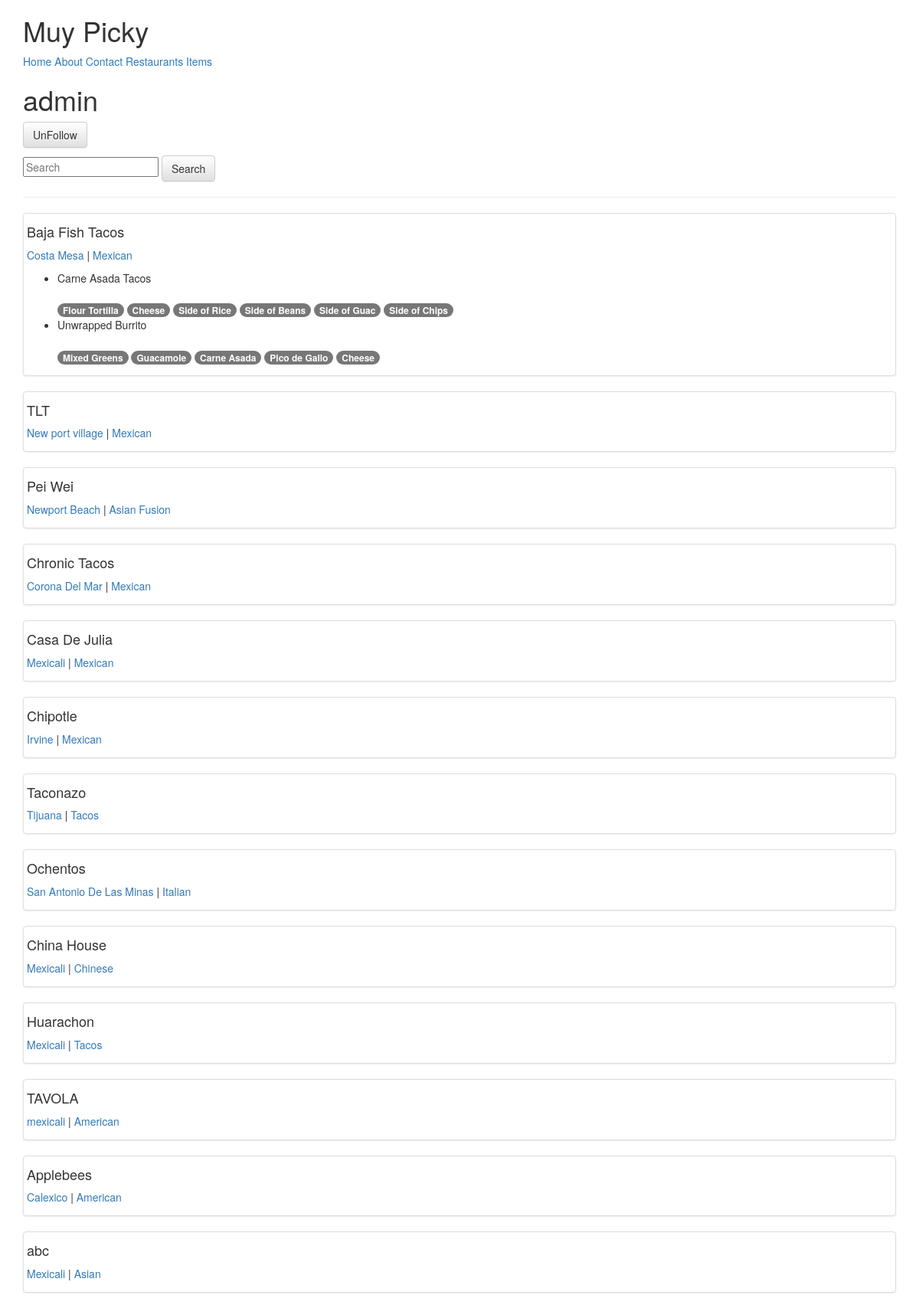
The app's page /u/admin/ (signed in) with its own data.
### restaurants/models.py (models this page shows, shortened)
class RestaurantLocation(models.Model):
    owner       =    models.ForeignKey(User)
    name        =    models.CharField(max_length=120)
    location    =    models.CharField(max_length=120, null = True, blank = True)
    category    =    models.CharField(max_length=120, null=True, blank=True, validators=[validate_category])
    timestamp   =    models.DateTimeField(auto_now_add=True)
    updated     =    models.DateTimeField(auto_now=True)
    slug        =    models.SlugField(null=True, blank=True)
    objects = RestaurantLocationManager()
    @property
    def title(self):
        return self.name

### menus/models.py (models this page shows, shortened)
class Item(models.Model):
    user         = models.ForeignKey(settings.AUTH_USER_MODEL)
    restaurant   = models.ForeignKey(RestaurantLocation)
    name         = models.CharField(max_length=120)
    contents     = models.TextField(help_text='Separate each item by comma')
    excludes     = models.TextField(blank=True, null= True, help_text='Separate each item by comma')
    public       = models.BooleanField(default=True)
    timestamp    = models.DateTimeField(auto_now_add=True)
    updated      = models.DateTimeField(auto_now=True)
    class Meta:
        ordering =['-updated', '-timestamp']
    def get_contents(self):
        return self.contents.split(",")

### profiles/views.py (the view)
# urls.py: url(r'^(?P<username>[\w-]+)/$',ProfileDetailView.as_view(), name='detail' ),
class ProfileDetailView(DetailView):
    queryset = User.objects.filter(is_active=True)
    template_name = 'profiles/user.html'
    def get_object(self):
        username = self.kwargs.get("username")
        if username is None:
            raise Http404
        return get_object_or_404(User, username__iexact=username, is_active = True)
    def get_context_data(self, *args, **kwargs):
        context = super(ProfileDetailView, self).get_context_data(*args,**kwargs)
        user = context['user']
        is_following=False
        if user.profile in self.request.user.is_following.all():
            is_following=True
        context['is_following']=is_following
        query = self.request.GET.get('q')
        items_exists = Item.objects.filter(user=user).exists()
        qs = RestaurantLocation.objects.filter(owner=user).search(query)
        if items_exists and qs.exists():
            context['locations'] = qs
        return context

### restaurants/models.py (called while the page is built, shortened)
    def search(self,query):
        return self

    def get_queryset(self):
        return RestaurantLocationQuerySet(self.model, using= self._db)

### profiles/templates/profiles/user.html
{% extends "base.html" %}
{% block content %}
<h1> {{ user.username }}</h1>
<p>{% include 'profiles/snippet/follow_form.html' with username=user.username is_following=is_following %}</p>
<form class='form' method='GET' action='.'>
    <input type='text' placeholder='Search' name='q' value='{{ request.GET.q }}'>
    <button class='btn btn-default' type='submit'> Search</button>
</form>
<hr/>
{% if locations %}
    {% for rest in locations %}
        <div class='row'>
            <div class='col-sm-12'>
                <div class='thumbnail'>
                <h4>{{ rest.title }}</h4>
                <p> <a href='{{ requer.path }}?q={{ rest.location }}' >{{ rest.location }}  </a>| <a a href='{{ requer.path }}?q={{ rest.category }}'>{{ rest.category }}</a></p>
            <ul>
                 {% for item in rest.item_set.all %}
                           <li syle='margin-bottom: 15px;'>{{ item.name }} </li> <br>
                           {% for ing in item.get_contents %}
                                <a href='{{ requer.path }}?q={{ ing }}'><span class='badge badge-default'>{{ ing }}</span></a>
                           {% endfor %}
               {% endfor %}
            </ul>
        </div>
    </div>
        </div>
    {% endfor %}
{% else %}
         <p class='lead'>No Items Found</p>
{% endif %}
{% endblock %}

### records on screen
RestaurantLocation: title "Baja Fish Tacos", location "Costa Mesa", category "Mexican"
Item: name "Carne Asada Tacos", get_contents "Flour Tortilla" "Cheese" "Side of Rice" "Side of Beans" "Side of Guac" "Side of Chips"
Item: name "Unwrapped Burrito", get_contents "Mixed Greens" "Guacamole" "Carne Asada" "Pico de Gallo" "Cheese"
RestaurantLocation: title "TLT", location "New port village", category "Mexican"
RestaurantLocation: title "Pei Wei", location "Newport Beach", category "Asian Fusion"
RestaurantLocation: title "Chronic Tacos", location "Corona Del Mar", category "Mexican"
RestaurantLocation: title "Casa De Julia", location "Mexicali", category "Mexican"
RestaurantLocation: title "Chipotle", location "Irvine", category "Mexican"
RestaurantLocation: title "Taconazo", location "Tijuana", category "Tacos"
RestaurantLocation: title "Ochentos", location "San Antonio De Las Minas", category "Italian"
RestaurantLocation: title "China House", location "Mexicali", category "Chinese"
RestaurantLocation: title "Huarachon", location "Mexicali", category "Tacos"
RestaurantLocation: title "TAVOLA", location "mexicali", category "American"
RestaurantLocation: title "Applebees", location "Calexico", category "American"
RestaurantLocation: title "abc", location "Mexicali", category "Asian"

### other values on screen
{{ user.username }} "admin"
